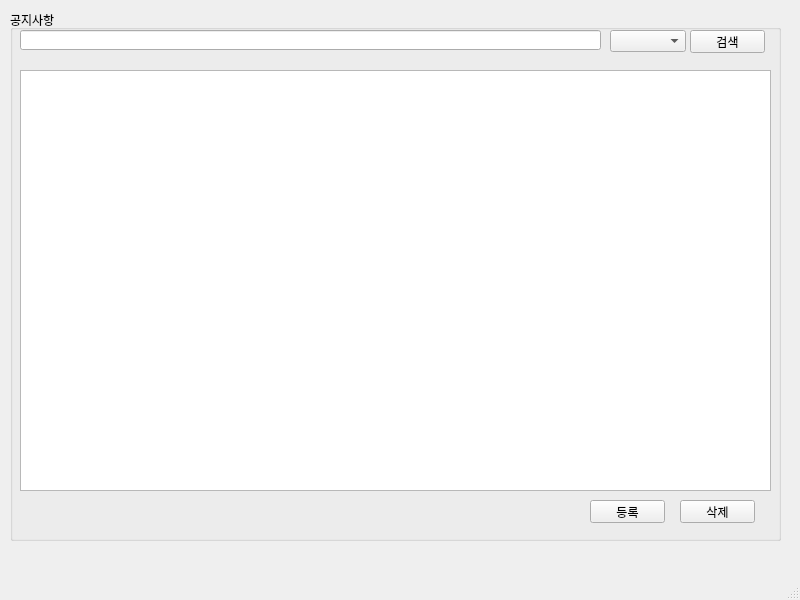
<?xml version="1.0" encoding="UTF-8"?>
<ui version="4.0">
 <class>MainWindow</class>
 <widget class="QMainWindow" name="MainWindow">
  <property name="geometry">
   <rect>
    <x>0</x>
    <y>0</y>
    <width>800</width>
    <height>600</height>
   </rect>
  </property>
  <property name="windowTitle">
   <string>MainWindow</string>
  </property>
  <widget class="QWidget" name="centralwidget">
   <widget class="QWidget" name="verticalLayoutWidget">
    <property name="geometry">
     <rect>
      <x>10</x>
      <y>10</y>
      <width>771</width>
      <height>531</height>
     </rect>
    </property>
    <layout class="QVBoxLayout" name="verticalLayout">
     <item>
      <widget class="QGroupBox" name="groupBox">
       <property name="title">
        <string>공지사항</string>
       </property>
       <widget class="QLineEdit" name="lineEdit">
        <property name="geometry">
         <rect>
          <x>10</x>
          <y>20</y>
          <width>581</width>
          <height>20</height>
         </rect>
        </property>
       </widget>
       <widget class="QPushButton" name="pushButton">
        <property name="geometry">
         <rect>
          <x>680</x>
          <y>20</y>
          <width>75</width>
          <height>23</height>
         </rect>
        </property>
        <property name="text">
         <string>검색</string>
        </property>
       </widget>
       <widget class="QComboBox" name="comboBox_2">
        <property name="geometry">
         <rect>
          <x>600</x>
          <y>20</y>
          <width>76</width>
          <height>22</height>
         </rect>
        </property>
       </widget>
       <widget class="QPushButton" name="pushButton_2">
        <property name="geometry">
         <rect>
          <x>580</x>
          <y>490</y>
          <width>75</width>
          <height>23</height>
         </rect>
        </property>
        <property name="text">
         <string>등록</string>
        </property>
       </widget>
       <widget class="QPushButton" name="pushButton_3">
        <property name="geometry">
         <rect>
          <x>670</x>
          <y>490</y>
          <width>75</width>
          <height>23</height>
         </rect>
        </property>
        <property name="text">
         <string>삭제</string>
        </property>
       </widget>
       <widget class="QTableWidget" name="tableWidget">
        <property name="geometry">
         <rect>
          <x>10</x>
          <y>60</y>
          <width>751</width>
          <height>421</height>
         </rect>
        </property>
       </widget>
      </widget>
     </item>
    </layout>
   </widget>
  </widget>
  <widget class="QMenuBar" name="menubar">
   <property name="geometry">
    <rect>
     <x>0</x>
     <y>0</y>
     <width>800</width>
     <height>21</height>
    </rect>
   </property>
  </widget>
  <widget class="QStatusBar" name="statusbar"/>
 </widget>
 <resources/>
 <connections/>
</ui>
